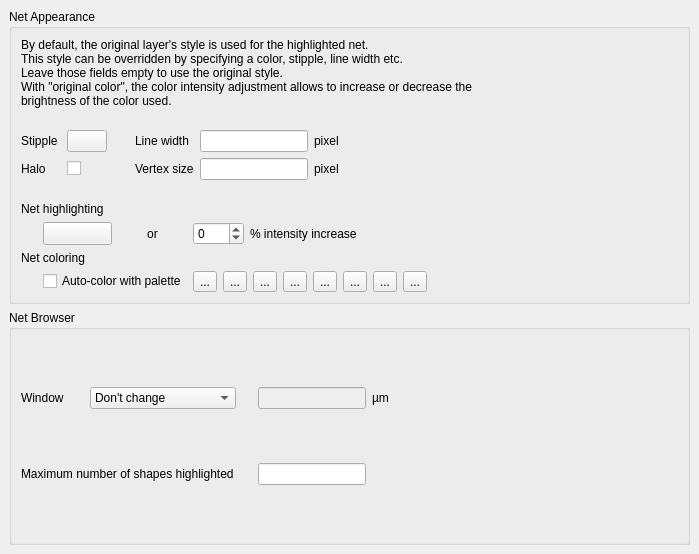
<ui version="4.0" >
 <class>NetTracerConfigPage</class>
 <widget class="QFrame" name="NetTracerConfigPage" >
  <property name="geometry" >
   <rect>
    <x>0</x>
    <y>0</y>
    <width>699</width>
    <height>554</height>
   </rect>
  </property>
  <property name="windowTitle" >
   <string>Net Tracer Config Page</string>
  </property>
  <layout class="QVBoxLayout" >
   <property name="margin" >
    <number>9</number>
   </property>
   <property name="spacing" >
    <number>6</number>
   </property>
   <item>
    <widget class="QGroupBox" name="groupBox_2" >
     <property name="title" >
      <string>Net Appearance</string>
     </property>
     <layout class="QGridLayout" >
      <property name="margin" >
       <number>9</number>
      </property>
      <property name="spacing" >
       <number>6</number>
      </property>
      <item row="0" column="0" >
       <widget class="QLabel" name="label_6" >
        <property name="text" >
         <string>By default, the original layer's style is used for the highlighted net. 
This style can be overridden by specifying a color, stipple, line width etc. 
Leave those fields empty to use the original style. 
With "original color", the color intensity adjustment allows to increase or decrease the 
brightness of the color used.</string>
        </property>
        <property name="wordWrap" >
         <bool>false</bool>
        </property>
       </widget>
      </item>
      <item row="1" column="0" >
       <spacer>
        <property name="orientation" >
         <enum>Qt::Vertical</enum>
        </property>
        <property name="sizeType" >
         <enum>QSizePolicy::Fixed</enum>
        </property>
        <property name="sizeHint" >
         <size>
          <width>556</width>
          <height>16</height>
         </size>
        </property>
       </spacer>
      </item>
      <item row="3" column="0" >
       <widget class="QFrame" name="frame_2" >
        <property name="frameShape" >
         <enum>QFrame::NoFrame</enum>
        </property>
        <property name="frameShadow" >
         <enum>QFrame::Raised</enum>
        </property>
        <layout class="QGridLayout" >
         <property name="margin" >
          <number>0</number>
         </property>
         <property name="spacing" >
          <number>6</number>
         </property>
         <item row="0" column="0" colspan="6" >
          <widget class="QLabel" name="label_3" >
           <property name="text" >
            <string>Net highlighting</string>
           </property>
          </widget>
         </item>
         <item row="3" column="0" >
          <spacer>
           <property name="orientation" >
            <enum>Qt::Horizontal</enum>
           </property>
           <property name="sizeType" >
            <enum>QSizePolicy::Fixed</enum>
           </property>
           <property name="sizeHint" >
            <size>
             <width>16</width>
             <height>20</height>
            </size>
           </property>
          </spacer>
         </item>
         <item row="1" column="0" >
          <spacer>
           <property name="orientation" >
            <enum>Qt::Horizontal</enum>
           </property>
           <property name="sizeType" >
            <enum>QSizePolicy::Fixed</enum>
           </property>
           <property name="sizeHint" >
            <size>
             <width>16</width>
             <height>20</height>
            </size>
           </property>
          </spacer>
         </item>
         <item row="1" column="2" >
          <widget class="QLabel" name="label_9" >
           <property name="text" >
            <string>or</string>
           </property>
           <property name="alignment" >
            <set>Qt::AlignCenter</set>
           </property>
          </widget>
         </item>
         <item row="1" column="4" >
          <widget class="QLabel" name="label_4" >
           <property name="text" >
            <string>% intensity increase</string>
           </property>
          </widget>
         </item>
         <item row="1" column="5" >
          <spacer>
           <property name="orientation" >
            <enum>Qt::Horizontal</enum>
           </property>
           <property name="sizeHint" >
            <size>
             <width>201</width>
             <height>20</height>
            </size>
           </property>
          </spacer>
         </item>
         <item row="3" column="3" colspan="3" >
          <widget class="QFrame" name="frame_3" >
           <property name="frameShape" >
            <enum>QFrame::NoFrame</enum>
           </property>
           <property name="frameShadow" >
            <enum>QFrame::Raised</enum>
           </property>
           <layout class="QHBoxLayout" >
            <property name="margin" >
             <number>0</number>
            </property>
            <property name="spacing" >
             <number>6</number>
            </property>
            <item>
             <widget class="QToolButton" name="cc0" >
              <property name="text" >
               <string>...</string>
              </property>
             </widget>
            </item>
            <item>
             <widget class="QToolButton" name="cc1" >
              <property name="text" >
               <string>...</string>
              </property>
             </widget>
            </item>
            <item>
             <widget class="QToolButton" name="cc2" >
              <property name="text" >
               <string>...</string>
              </property>
             </widget>
            </item>
            <item>
             <widget class="QToolButton" name="cc3" >
              <property name="text" >
               <string>...</string>
              </property>
             </widget>
            </item>
            <item>
             <widget class="QToolButton" name="cc4" >
              <property name="text" >
               <string>...</string>
              </property>
             </widget>
            </item>
            <item>
             <widget class="QToolButton" name="cc5" >
              <property name="text" >
               <string>...</string>
              </property>
             </widget>
            </item>
            <item>
             <widget class="QToolButton" name="cc6" >
              <property name="text" >
               <string>...</string>
              </property>
             </widget>
            </item>
            <item>
             <widget class="QToolButton" name="cc7" >
              <property name="text" >
               <string>...</string>
              </property>
             </widget>
            </item>
            <item>
             <spacer>
              <property name="orientation" >
               <enum>Qt::Horizontal</enum>
              </property>
              <property name="sizeHint" >
               <size>
                <width>40</width>
                <height>20</height>
               </size>
              </property>
             </spacer>
            </item>
           </layout>
          </widget>
         </item>
         <item row="3" column="1" colspan="2" >
          <widget class="QCheckBox" name="cycle_colors_cb" >
           <property name="text" >
            <string>Auto-color with palette</string>
           </property>
          </widget>
         </item>
         <item row="2" column="0" colspan="6" >
          <widget class="QLabel" name="label_8" >
           <property name="text" >
            <string>Net coloring</string>
           </property>
          </widget>
         </item>
         <item row="1" column="3" >
          <widget class="QSpinBox" name="brightness_sb" >
           <property name="maximum" >
            <number>100</number>
           </property>
           <property name="minimum" >
            <number>-100</number>
           </property>
           <property name="singleStep" >
            <number>10</number>
           </property>
          </widget>
         </item>
         <item row="1" column="1" >
          <widget class="lay::ColorButton" name="color_pb" >
           <property name="sizePolicy" >
            <sizepolicy>
             <hsizetype>13</hsizetype>
             <vsizetype>13</vsizetype>
             <horstretch>0</horstretch>
             <verstretch>0</verstretch>
            </sizepolicy>
           </property>
           <property name="toolTip" >
            <string>The color in which the rulers are drawn</string>
           </property>
           <property name="text" >
            <string/>
           </property>
          </widget>
         </item>
        </layout>
       </widget>
      </item>
      <item row="2" column="0" >
       <widget class="QFrame" name="frame" >
        <property name="frameShape" >
         <enum>QFrame::NoFrame</enum>
        </property>
        <property name="frameShadow" >
         <enum>QFrame::Plain</enum>
        </property>
        <layout class="QGridLayout" >
         <property name="margin" >
          <number>0</number>
         </property>
         <property name="spacing" >
          <number>6</number>
         </property>
         <item row="2" column="3" >
          <widget class="QLabel" name="vs_lbl" >
           <property name="text" >
            <string>Vertex size</string>
           </property>
          </widget>
         </item>
         <item rowspan="2" row="0" column="3" >
          <widget class="QLabel" name="textLabel1_4" >
           <property name="text" >
            <string>Line width</string>
           </property>
          </widget>
         </item>
         <item row="2" column="5" >
          <widget class="QLabel" name="label_5" >
           <property name="text" >
            <string>pixel</string>
           </property>
          </widget>
         </item>
         <item rowspan="3" row="0" column="6" >
          <spacer>
           <property name="orientation" >
            <enum>Qt::Horizontal</enum>
           </property>
           <property name="sizeHint" >
            <size>
             <width>71</width>
             <height>31</height>
            </size>
           </property>
          </spacer>
         </item>
         <item row="2" column="4" >
          <widget class="QLineEdit" name="vs_le" >
           <property name="sizePolicy" >
            <sizepolicy>
             <hsizetype>5</hsizetype>
             <vsizetype>0</vsizetype>
             <horstretch>0</horstretch>
             <verstretch>0</verstretch>
            </sizepolicy>
           </property>
          </widget>
         </item>
         <item rowspan="2" row="0" column="4" >
          <widget class="QLineEdit" name="lw_le" >
           <property name="sizePolicy" >
            <sizepolicy>
             <hsizetype>5</hsizetype>
             <vsizetype>0</vsizetype>
             <horstretch>0</horstretch>
             <verstretch>0</verstretch>
            </sizepolicy>
           </property>
          </widget>
         </item>
         <item row="3" column="0" colspan="7" >
          <spacer>
           <property name="orientation" >
            <enum>Qt::Vertical</enum>
           </property>
           <property name="sizeType" >
            <enum>QSizePolicy::Fixed</enum>
           </property>
           <property name="sizeHint" >
            <size>
             <width>590</width>
             <height>16</height>
            </size>
           </property>
          </spacer>
         </item>
         <item rowspan="2" row="0" column="1" >
          <widget class="lay::DitherPatternSelectionButton" name="stipple_pb" >
           <property name="text" >
            <string/>
           </property>
          </widget>
         </item>
         <item rowspan="2" row="0" column="0" >
          <widget class="QLabel" name="label" >
           <property name="text" >
            <string>Stipple </string>
           </property>
          </widget>
         </item>
         <item row="2" column="1" >
          <widget class="QCheckBox" name="halo_cb" >
           <property name="text" >
            <string/>
           </property>
           <property name="tristate" >
            <bool>true</bool>
           </property>
          </widget>
         </item>
         <item row="2" column="0" >
          <widget class="QLabel" name="label_7" >
           <property name="text" >
            <string>Halo</string>
           </property>
          </widget>
         </item>
         <item rowspan="2" row="0" column="5" >
          <widget class="QLabel" name="textLabel2_2" >
           <property name="sizePolicy" >
            <sizepolicy>
             <hsizetype>0</hsizetype>
             <vsizetype>0</vsizetype>
             <horstretch>0</horstretch>
             <verstretch>0</verstretch>
            </sizepolicy>
           </property>
           <property name="text" >
            <string>pixel</string>
           </property>
          </widget>
         </item>
         <item rowspan="3" row="0" column="2" >
          <spacer>
           <property name="orientation" >
            <enum>Qt::Horizontal</enum>
           </property>
           <property name="sizeType" >
            <enum>QSizePolicy::Fixed</enum>
           </property>
           <property name="sizeHint" >
            <size>
             <width>16</width>
             <height>20</height>
            </size>
           </property>
          </spacer>
         </item>
        </layout>
       </widget>
      </item>
     </layout>
    </widget>
   </item>
   <item>
    <widget class="QGroupBox" name="groupBox" >
     <property name="title" >
      <string>Net Browser</string>
     </property>
     <layout class="QGridLayout" >
      <property name="margin" >
       <number>9</number>
      </property>
      <property name="spacing" >
       <number>6</number>
      </property>
      <item row="0" column="2" >
       <spacer>
        <property name="orientation" >
         <enum>Qt::Horizontal</enum>
        </property>
        <property name="sizeType" >
         <enum>QSizePolicy::Minimum</enum>
        </property>
        <property name="sizeHint" >
         <size>
          <width>10</width>
          <height>20</height>
         </size>
        </property>
       </spacer>
      </item>
      <item row="0" column="1" >
       <widget class="QComboBox" name="cbx_window" >
        <item>
         <property name="text" >
          <string>Don't change</string>
         </property>
        </item>
        <item>
         <property name="text" >
          <string>Fit net with margin ..</string>
         </property>
        </item>
        <item>
         <property name="text" >
          <string>Center net</string>
         </property>
        </item>
        <item>
         <property name="text" >
          <string>Center net with size ..</string>
         </property>
        </item>
       </widget>
      </item>
      <item row="1" column="3" >
       <widget class="QLineEdit" name="le_max_markers" >
        <property name="sizePolicy" >
         <sizepolicy>
          <hsizetype>5</hsizetype>
          <vsizetype>0</vsizetype>
          <horstretch>0</horstretch>
          <verstretch>0</verstretch>
         </sizepolicy>
        </property>
       </widget>
      </item>
      <item row="0" column="0" >
       <widget class="QLabel" name="textLabel1_2" >
        <property name="text" >
         <string>Window      </string>
        </property>
       </widget>
      </item>
      <item row="0" column="4" >
       <widget class="QLabel" name="textLabel2" >
        <property name="text" >
         <string>µm</string>
        </property>
       </widget>
      </item>
      <item row="0" column="3" >
       <widget class="QLineEdit" name="le_window" >
        <property name="enabled" >
         <bool>false</bool>
        </property>
        <property name="sizePolicy" >
         <sizepolicy>
          <hsizetype>5</hsizetype>
          <vsizetype>0</vsizetype>
          <horstretch>0</horstretch>
          <verstretch>0</verstretch>
         </sizepolicy>
        </property>
       </widget>
      </item>
      <item rowspan="2" row="0" column="5" >
       <spacer>
        <property name="orientation" >
         <enum>Qt::Horizontal</enum>
        </property>
        <property name="sizeHint" >
         <size>
          <width>40</width>
          <height>20</height>
         </size>
        </property>
       </spacer>
      </item>
      <item row="1" column="0" colspan="3" >
       <widget class="QLabel" name="label_2" >
        <property name="text" >
         <string>Maximum number of shapes highlighted</string>
        </property>
       </widget>
      </item>
     </layout>
    </widget>
   </item>
  </layout>
 </widget>
 <layoutdefault spacing="6" margin="11" />
 <customwidgets>
  <customwidget>
   <class>lay::DitherPatternSelectionButton</class>
   <extends>QPushButton</extends>
   <header>layWidgets.h</header>
  </customwidget>
  <customwidget>
   <class>lay::ColorButton</class>
   <extends>QPushButton</extends>
   <header>layWidgets.h</header>
  </customwidget>
 </customwidgets>
 <tabstops>
  <tabstop>brightness_sb</tabstop>
  <tabstop>color_pb</tabstop>
  <tabstop>lw_le</tabstop>
  <tabstop>stipple_pb</tabstop>
  <tabstop>vs_le</tabstop>
  <tabstop>halo_cb</tabstop>
  <tabstop>cbx_window</tabstop>
  <tabstop>le_window</tabstop>
  <tabstop>le_max_markers</tabstop>
 </tabstops>
 <resources/>
 <connections/>
</ui>
